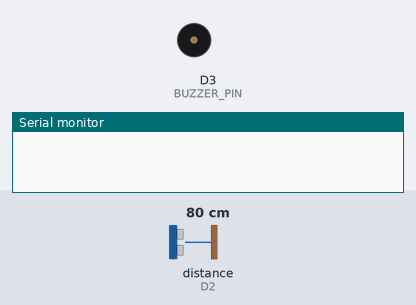
This sketch was run on a simulated ESP8266 (NodeMCU). On the bench: buzzer (waves = sounding, pin HIGH), the last lines printed to the serial monitor. Wiring (inferred from the names in the program): ultrasonic range finder: trigger D1; echo D2. The inputs (shaded band) are chosen by the test bench; at power-on: distance to the obstacle (sensor on D2) 80 cm. The echo pulse lasts 58.3 µs per cm; pins used as bus, display or sensor lines are not drawn.

Above: at 0.7 s.
At 25.3 s:
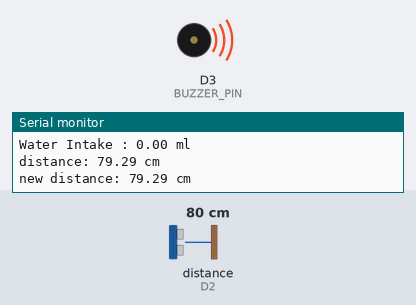
Timing chart, 0 to 27.8 s (numbered marks = the images above):
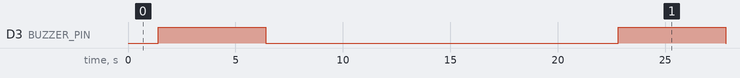

Measured:
- by itself, D3 (BUZZER_PIN): alternates HIGH for 5.0 s and LOW for 16.4 s

The sketch:

smart_water_bottle.ino
```cpp
#define TRIG_PIN 5 // TRIG pin
#define ECHO_PIN 4 // ECHO pin
#define BUZZER_PIN D3

float filterArray[20]; // array to store data samples from sensor
float distance; // store the distance from sensor
float new_distance;
float water_intake;
float height;

void setup() {
  // begin serial port
  Serial.begin (9600);

  // configure the trigger and echo pins to output mode
  pinMode(TRIG_PIN, OUTPUT);
  pinMode(ECHO_PIN, INPUT);

  // set the buzzer pin as an output
  pinMode(BUZZER_PIN, OUTPUT);
}

void loop() {
  // 1. TAKING MULTIPLE MEASUREMENTS AND STORE IN AN ARRAY
  for (int sample = 0; sample < 20; sample++) {
    filterArray[sample] = ultrasonicMeasure();
    delay(30); // to avoid ultrasonic interference
  }

  // 2. SORTING THE ARRAY IN ASCENDING ORDER
  for (int i = 0; i < 19; i++) {
    for (int j = i + 1; j < 20; j++) {
      if (filterArray[i] > filterArray[j]) {
        float swap = filterArray[i];
        filterArray[i] = filterArray[j];
        filterArray[j] = swap;
      }
    }
  }

  // 3. FILTERING NOISE
  // + the five smallest samples are considered as noise -> ignore it
  // + the five biggest samples are considered as noise -> ignore it
  // ----------------------------------------------------------------
  // => get average of the 10 middle samples (from 5th to 14th)
  double sum = 0;
  for (int sample = 5; sample < 15; sample++) {
    sum += filterArray[sample];
  }

  distance = sum / 10;

  float level = distance;

  // print the value to Serial Monitor
  Serial.print("distance: ");
  Serial.print(level);
  Serial.println(" cm");

  // Taking new measurement
  for (int sample = 0; sample < 20; sample++) {
    filterArray[sample] = ultrasonicMeasure();
    delay(30); // to avoid ultrasonic interference
  }

  // SORTING THE ARRAY IN ASCENDING ORDER
  for (int i = 0; i < 19; i++) {
    for (int j = i + 1; j < 20; j++) {
      if (filterArray[i] > filterArray[j]) {
        float swap = filterArray[i];
        filterArray[i] = filterArray[j];
        filterArray[j] = swap;
      }
    }
  }

  double sum1 = 0;
  for (int sample = 5; sample < 15; sample++) {
    sum1 += filterArray[sample];
  }

  new_distance = sum1 / 10;

  float level_new = new_distance;
  Serial.print("new distance: ");
  Serial.print(level_new);
  Serial.println(" cm");

  // Comparing new and old distance
  if (level_new >= level - 0.5 && level_new <= level + 0.5) {
    digitalWrite(BUZZER_PIN, HIGH); // Turn on the buzzer
    delay(5000); // Keep the buzzer on for 5 seconds
    digitalWrite(BUZZER_PIN, LOW); // Turn off the buzzer
    delay(15000); // Wait for 15 seconds before the next iteration
  }
    height = level - level_new; // Calculate the change in water level
    // Assuming a cylindrical container, calculate water intake in milliliters
    // Height is in centimeters, radius is assumed to be 3.5 cm (adjust as needed)
    water_intake = (22.0 / 7) * 3.5 * 3.5 * height;
    Serial.print("Water Intake : ");
    Serial.print(water_intake);
    Serial.println(" ml");
}

float ultrasonicMeasure() {
  // generate 10-microsecond pulse to TRIG pin
  digitalWrite(TRIG_PIN, HIGH);
  delayMicroseconds(10);
  digitalWrite(TRIG_PIN, LOW);

  // measure duration of pulse from ECHO pin
  float duration_us = pulseIn(ECHO_PIN, HIGH);

  // calculate the distance
  float distance_cm = 0.017 * duration_us;

  return distance_cm;
}
```
